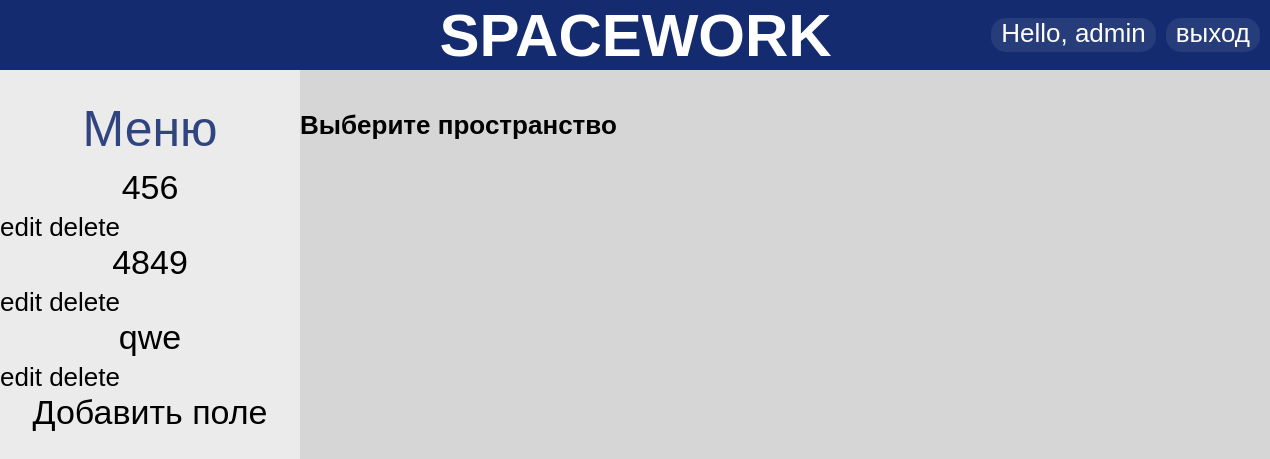
Before: / (signed in) with the older database file.
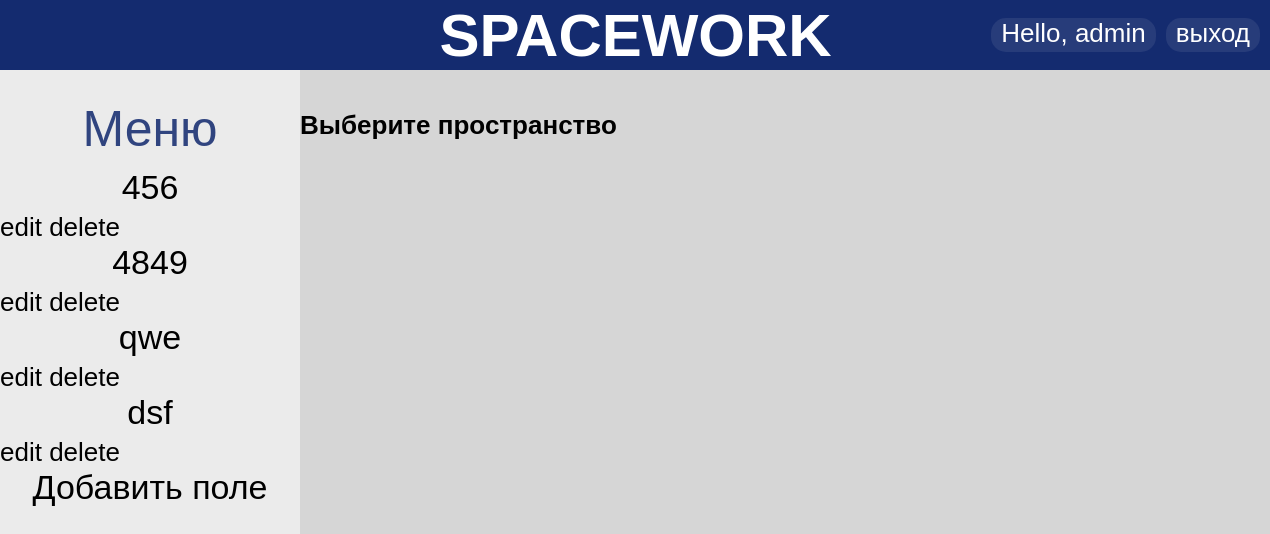
After: the same page with the newer database file.
### account/models.py (models this page shows, shortened)
class WorkField(models.Model):
    user = models.ForeignKey(User, on_delete=models.CASCADE, null=True, blank=True)
    title = models.CharField(max_length=200, default="")

### account/views.py (the view)
# urls.py: path('', views.mainPage, name = 'main'),
def mainPage(request):
    tasks = Task.objects.all()
    task_fields = TaskField.objects.all()
    work_fields = WorkField.objects.filter(user=request.user)
    context = {
        'tasks': tasks,
        'task_fields': task_fields,
        'work_fields': work_fields,
    }
    return render(request, 'main.html', context)

### account/templates/main.html (shortened to what this page needs)
{% load static %}
<!DOCTYPE html>
<html lang="en">
<head>
    <link rel="stylesheet" href="{% static 'style2.css' %}?20181209">
</head>
<body>
<div class="header">
    <h1 class="logo_text">SPACEWORK</h1>
    <div class="ent_reg">
        <p class="enter">Hello, {{ request.user }}</p>
        <a class="register" href="{% url 'logout' %}">выход</a>
    </div>
</div>
<div class="mainspace">
    <div class="menu">
        <p class="menu_name">Меню</p>
        <div class="menu_title">
            {% block nav %}
                {% for work_field in work_fields %}
                    <div>
                        <a href="{% url 'main_active' work_field.pk %}">
                            <p class="space_name">
                                {{ work_field.title }}
                            </p>
                        </a>
                        <a href="{% url 'edite_work_field' work_field.pk %}">edit</a>
                        <a href="{% url 'delete_work_field' work_field.pk %}">delete</a>
                    </div>
                {% endfor %}
                {% block add_work_field %}
                    <a href="{% url 'add_work_field'%}">
                        <p class="space_name">
                            Добавить поле
                        </p>
                    </a>
                {% endblock %}
            {% endblock %}
        </div>
    </div>
    <div class="space">
        {% block content %}
            <h1>Выберите пространство</h1>
        {% endblock %}
    </div>
</div>
</body>
</html>

### account/static/style2.css (style rules this page uses)
* { margin: 0px; font-size: 26px; font-family: Geneva, Arial, Helvetica, sans-serif; }
a { text-decoration: none; color: black; }
body { background-color: rgb(214, 214, 214); overflow-x: hidden; }
.header { height: 70px; background-color: rgb(20, 43, 111); align-items: center; display: flex; width: 100%; }
.logo_text { color: white; margin-left: auto; margin-right: auto; font-size: 60px; padding-left: 300px; padding-right: 20px; }
.enter { margin-right: 10px; color: white; background-color: rgb(39, 60, 122); border-radius: 15px; padding-left: 10px; padding-right: 10px; padding-bottom: 3px; }
.register { margin-right: 10px; color: white; background-color: rgb(39, 60, 122); border-radius: 15px; padding-left: 10px; padding-right: 10px; padding-bottom: 3px; }
.ent_reg { display: flex; }
.mainspace { display: flex; }
.space { margin-top: 40px; position: absolute; margin-left: 300px; width: calc(100% - 240px); display: flex; overflow-x: auto; height: calc(100% - 110px); }
.menu { position: absolute; height: calc(100% - 70px); width: 300px; background-color: rgb(235, 235, 235); }
.space_name { margin-bottom: 5px; text-align: center; font-size: 34px; }
.menu_name { color: rgb(48, 68, 127); text-align: center; font-size: 50px; margin-top: 30px; margin-bottom: 10px; }

Changed rows visible on the page:
added WorkField: title "dsf"
